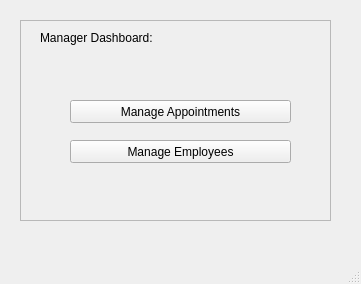
<?xml version="1.0" encoding="UTF-8"?>
<ui version="4.0">
 <class>MainWindow</class>
 <widget class="QMainWindow" name="MainWindow">
  <property name="geometry">
   <rect>
    <x>0</x>
    <y>0</y>
    <width>361</width>
    <height>284</height>
   </rect>
  </property>
  <property name="windowTitle">
   <string>MainWindow</string>
  </property>
  <widget class="QWidget" name="centralwidget">
   <widget class="QFrame" name="frame">
    <property name="geometry">
     <rect>
      <x>20</x>
      <y>20</y>
      <width>311</width>
      <height>201</height>
     </rect>
    </property>
    <property name="frameShape">
     <enum>QFrame::StyledPanel</enum>
    </property>
    <property name="frameShadow">
     <enum>QFrame::Raised</enum>
    </property>
    <widget class="QLabel" name="label">
     <property name="geometry">
      <rect>
       <x>20</x>
       <y>10</y>
       <width>171</width>
       <height>16</height>
      </rect>
     </property>
     <property name="text">
      <string>Manager Dashboard:</string>
     </property>
    </widget>
    <widget class="QPushButton" name="pushButton">
     <property name="geometry">
      <rect>
       <x>50</x>
       <y>80</y>
       <width>221</width>
       <height>23</height>
      </rect>
     </property>
     <property name="text">
      <string>Manage Appointments</string>
     </property>
    </widget>
    <widget class="QPushButton" name="pushButton_2">
     <property name="geometry">
      <rect>
       <x>50</x>
       <y>120</y>
       <width>221</width>
       <height>23</height>
      </rect>
     </property>
     <property name="text">
      <string>Manage Employees</string>
     </property>
    </widget>
   </widget>
  </widget>
  <widget class="QMenuBar" name="menubar">
   <property name="geometry">
    <rect>
     <x>0</x>
     <y>0</y>
     <width>361</width>
     <height>21</height>
    </rect>
   </property>
  </widget>
  <widget class="QStatusBar" name="statusbar"/>
 </widget>
 <resources/>
 <connections/>
</ui>
